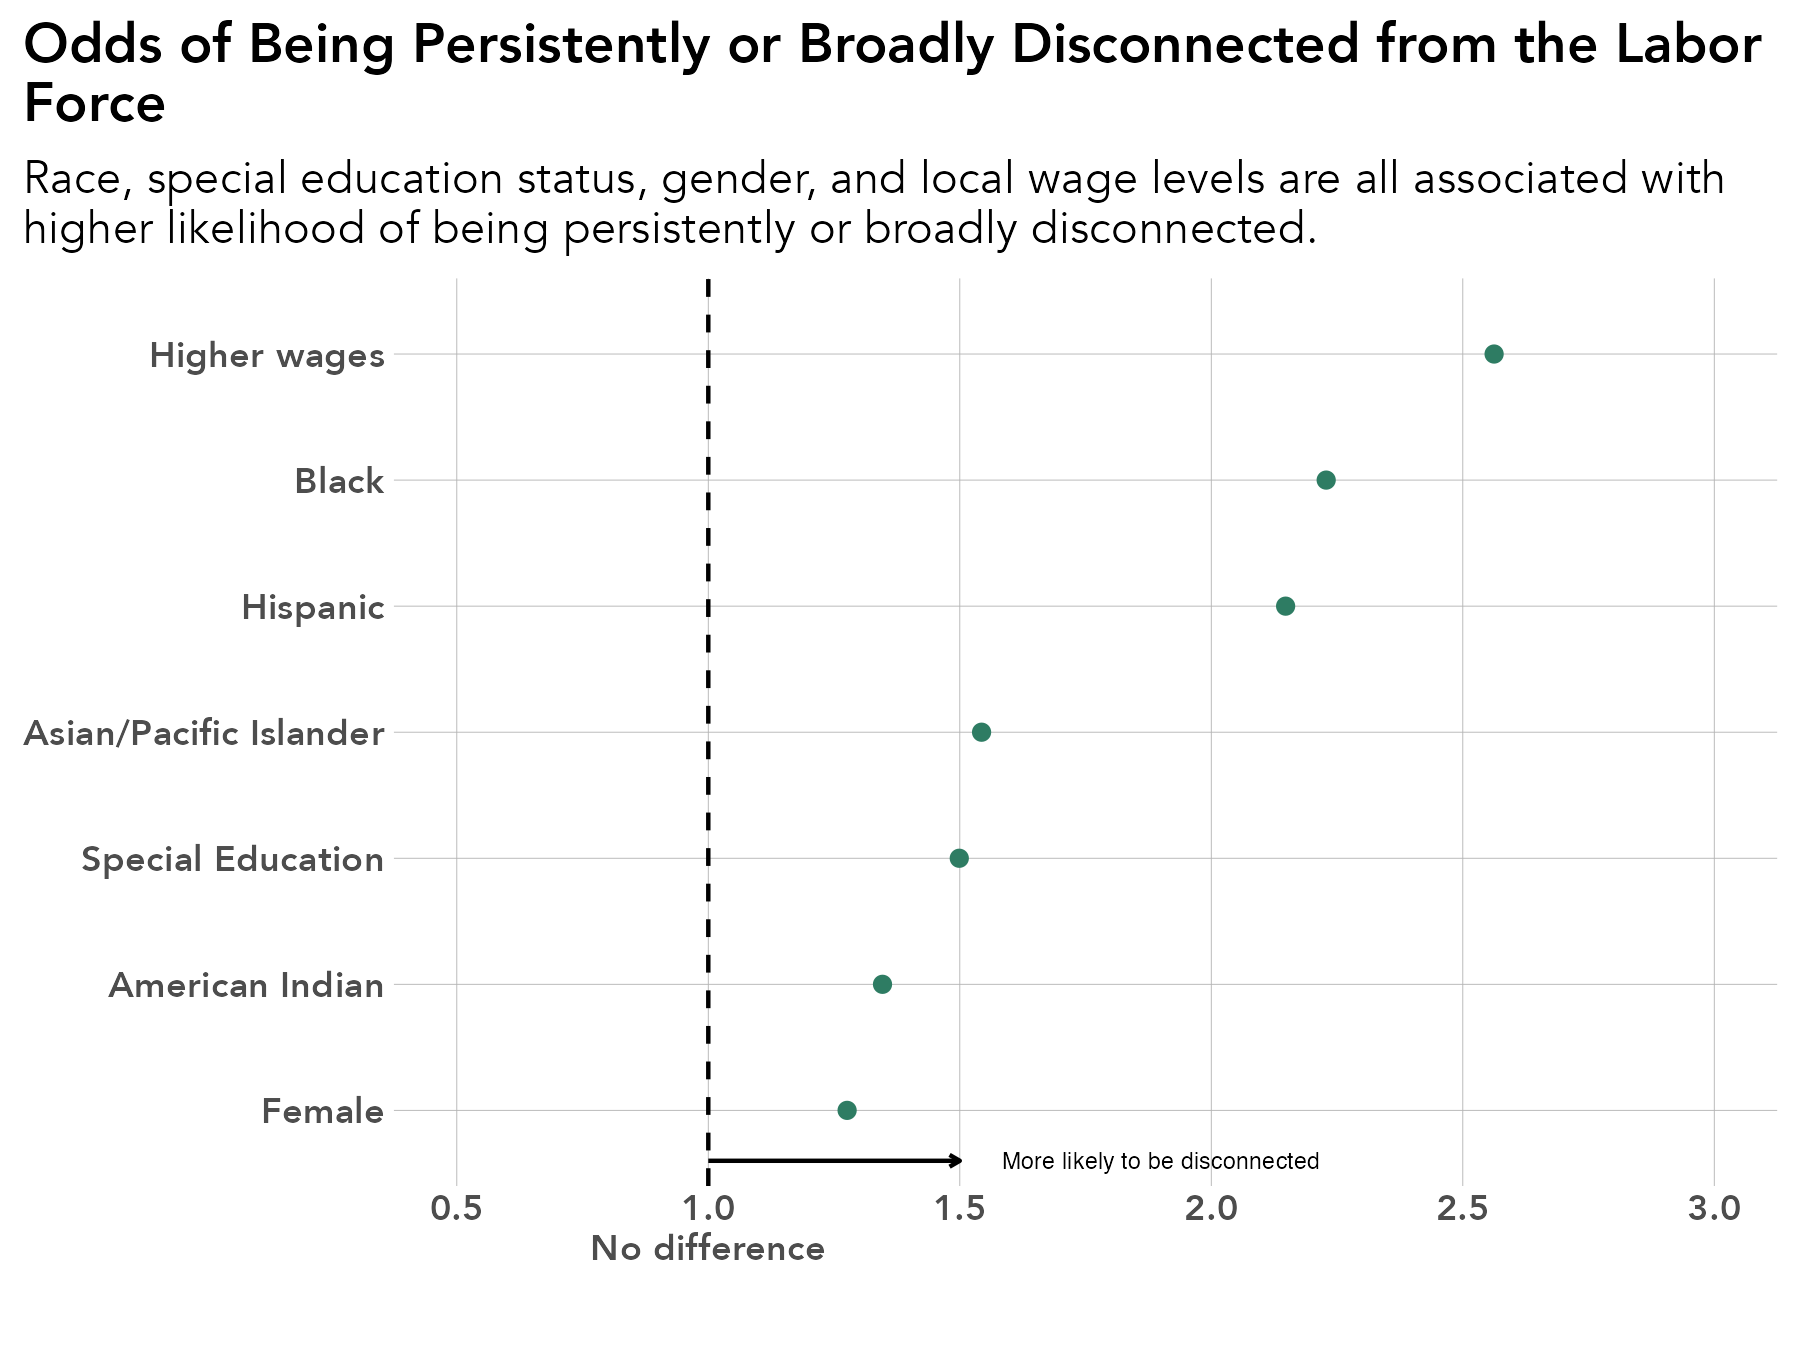

R code for this plot:
# library -----------------------------------------------------------------
library(tidyverse)
library(sf)
library(ggrepel)
library(scales)
library(ggiraph)
library(rmapshaper)
library(cowplot)
library(RColorBrewer)
library(readxl)
library(lubridate)
library(readxl)
library(systemfonts)
reset_font_cache()
library(ggtext)
library(janitor)
library(cowplot)
library(ggalluvial)
library(ggsankey)
library(broom)
library(forcats)
library(stringr)


rm(list = ls())

# themes ------------------------------------------------------------------
theme_bar <- theme_bw() +
  theme(panel.grid.major = element_line(color = "grey70", size = 0.1),
        panel.grid.minor = element_blank(),
        axis.ticks = element_blank(),
        axis.text = element_text(face = "bold"),
        panel.border = element_blank(),
        legend.background = element_rect(fill = "transparent", color = "transparent"),
        legend.key = element_rect(fill = "transparent"),
        legend.key.size = unit(1, "lines"),
        legend.margin = margin(0,0,0,0),
        legend.title = element_blank(),
        legend.text = element_text(margin = margin(l = 2)),
        text = element_text(family = "Avenir") ,
        plot.title.position = "plot",
        plot.title = element_text(face = "bold"))

theme_line <- theme_bw() +
  theme(legend.background = element_rect(fill = "transparent", color = "transparent"),
        legend.key = element_rect(fill = "transparent"),
        legend.text = element_text(margin = margin(l = 2)),
        panel.grid.minor = element_blank(),
        panel.grid.major = element_line(color = "grey70", size = 0.1),
        axis.ticks = element_blank(),
        axis.text = element_text(face = "bold"),
        panel.border = element_blank(),
        legend.margin = margin(0,0,0,0),
        legend.key.size = unit(1, "lines"),
        text = element_text(family = "Avenir") ,
        plot.title.position = "plot",
        plot.title = element_text(face = "bold"))


theme_sf <- theme_bw() +
  theme(axis.text.x=element_blank(),
        axis.text.y=element_blank(),
        axis.ticks=element_blank(),
        panel.background = element_blank(),
        panel.grid.major = element_line(color = "white"),
        panel.border = element_blank(),
        legend.title = element_blank(),
        legend.text = element_text(margin = margin(l = 2)),
        legend.margin = margin(0,0,0,0),
        legend.key.size = unit(1, "lines"),
        text = element_text(family = "Avenir") ,
        plot.title.position = "plot",
        plot.title = element_text(face = "bold"))

theme_all <- theme_bw() +
  theme(axis.ticks=element_blank(),
        axis.text.y = element_blank(),
        panel.background = element_blank(),
        panel.grid.major = element_blank(),
        panel.grid = element_blank(),
        panel.border = element_blank(),
        legend.title = element_blank(),
        legend.text = element_text(margin = margin(l = 2)),
        legend.margin = margin(0,0,0,0),
        legend.key.size = unit(1, "lines"),
        text = element_text(family = "Avenir") ,
        plot.title.position = "plot",
        plot.title = element_text(face = "bold"))


regions <- read_csv("/Users/kellyasche/Library/CloudStorage/GoogleDrive-kasche@ruralmn.org/My Drive/Data Prep/R Projects/Join docs/county_regions.csv") %>%
  select(5,6) %>%
  unique() %>%
  mutate(edr = str_replace(edr, "  ", " "),
         planning.region = str_replace(planning.region, " Minnesota", ""),
         planning.region = fct_relevel(planning.region, "Northwest", "Northeast", "Central", "Seven County Mpls-St Paul", "Southwest", "Southeast"),
         edr = fct_relevel(edr, "EDR 1 - Northwest", "EDR 2 - Headwaters", "EDR 3 - Arrowhead", "EDR 4 - West Central", "EDR 5 - North Central", "EDR 6E- Southwest Central", "EDR 6W- Upper Minnesota Valley", "EDR 7E- East Central", "EDR 7W- Central", "EDR 8 - Southwest", "EDR 9 - South Central", "EDR 10 - Southeast", "EDR 11 - 7 County Twin Cities", "Minnesota"))

counties.regions <- read_csv("/Users/kellyasche/Library/CloudStorage/GoogleDrive-kasche@ruralmn.org/My Drive/Data Prep/R Projects/Join docs/county_regions.csv") %>%
  mutate(countyfp = formatC(countyfp, width = 3, flag = "0"),
         Name = str_to_title(Name),
         Name = str_replace(Name, "Q", "q"),
         Name = str_replace(Name, "Of The", "of the"),
         Name = str_replace(Name, "Mcleod", "McLeod"),
         Dem_Desc = ifelse(Name == "Minnesota", "Minnesota", Dem_Desc) ,
         edr = str_replace(edr, "  ", " "),
         planning.region = str_replace(planning.region, " Minnesota", ""),
         planning.region = fct_relevel(planning.region, "Northwest", "Northeast", "Central", "Seven County Mpls-St Paul", "Southwest", "Southeast"),
         edr = fct_relevel(edr, "EDR 1 - Northwest", "EDR 2 - Headwaters", "EDR 3 - Arrowhead", "EDR 4 - West Central", "EDR 5 - North Central", "EDR 6E- Southwest Central", "EDR 6W- Upper Minnesota Valley", "EDR 7E- East Central", "EDR 7W- Central", "EDR 8 - Southwest", "EDR 9 - South Central", "EDR 10 - Southeast", "EDR 11 - 7 County Twin Cities", "Minnesota"))

color.ruca <- c("Entirely rural" = "#009933", "Town/rural mix" = "#99CC33", "Urban/town/rural mix" = "#CC9966", "Entirely urban" = "#754C29", "Minnesota" = "black")

color.pr <- c("Northwest" = "#4575b4","Northeast" = "grey", "Central" = "#fee090", "Seven County Mpls-St Paul" = "#d73027", "Southwest" = "#91bfdb", "Southeast" = "#fc8d59", "Minnesota" = "black")

color.edr <- c("EDR 1 - Northwest" = "#b3cde3", "EDR 2 - Headwaters" = "#8c96c6", "EDR 3 - Arrowhead" = "#fe9929", "EDR 4 - West Central" = "#8856a7", "EDR 5 - North Central" = "#810f7c", "EDR 6E- Southwest Central" = "#e5f5f9", "EDR 6W- Upper Minnesota Valley" = "#bdc9e1", "EDR 7E- East Central" = "#99d8c9", "EDR 7W- Central" = "#2ca25f", "EDR 8 - Southwest" = "#74a9cf", "EDR 9 - South Central" = "#0570b0", "EDR 10 - Southeast" = "#d7301f", "EDR 11 - 7 County Twin Cities" = "#d8b365", "Minnesota" = "black")

color.pr.edr <- c ("Northwest" = "#4575b4","Northeast" = "#e0f3f8", "Central" = "#fee090", "Seven County Mpls-St Paul" = "#d73027", "Southwest" = "#91bfdb", "Southeast" = "#fc8d59", "Minnesota" = "black", "EDR 1 - Northwest" = "#b3cde3", "EDR 2 - Headwaters" = "#8c96c6", "EDR 3 - Arrowhead" = "#fe9929", "EDR 4 - West Central" = "#8856a7", "EDR 5 - North Central" = "#810f7c", "EDR 6E- Southwest Central" = "#e5f5f9", "EDR 6W- Upper Minnesota Valley" = "#bdc9e1", "EDR 7E- East Central" = "#99d8c9", "EDR 7W- Central" = "#2ca25f", "EDR 8 - Southwest" = "#74a9cf", "EDR 9 - South Central" = "#0570b0", "EDR 10 - Southeast" = "#d7301f", "EDR 11 - 7 County Twin Cities" = "#d8b365")

color.six <- c("#009933", "#4575b4", "grey", "#fee090", "#fc8d59", "#d73027")

mn_counties <- st_read("/Users/kellyasche/Library/CloudStorage/GoogleDrive-kasche@ruralmn.org/My Drive/Data Prep/R Projects/Shapefiles/County shapefiles/MNCounties_MNDOT.shp", quiet = TRUE) %>%
  ms_simplify(keep = .01, keep_shapes = TRUE) %>%
  rename("countyfp" = "FIPS_CODE")

counties.regions.1 <- counties.regions %>%
  mutate(statefp = "27",
         project.pr = ifelse(edr %in% c("EDR 1 - Northwest", "EDR 2 - Headwaters", "EDR 4 - West Central"), "Northwest",
                             ifelse(edr == "EDR 3 - Arrowhead", "Northeast",
                                    ifelse(edr %in% c("EDR 5 - North Central", "EDR 7E- East Central", "EDR 7W- Central"), "Central",
                                           ifelse(edr %in% c("EDR 6E- Southwest Central", "EDR 6W- Upper Minnesota Valley", "EDR 8 - Southwest"), "Southwest",
                                                  ifelse(edr %in% c("EDR 9 - South Central", "EDR 10 - Southeast"), "Southern", as.character(planning.region)))))),
         project.pr = fct_relevel(project.pr, "Northwest", "Northeast", "Central", "Seven County Mpls-St Paul", "Southwest", "Southern"))


# Prep data ---------------------------------------------------------------

gender <- read_csv("Data/SLEDS/Masters/Master-report-dataset.csv") %>%
  select(PersonID, Gender)

original <- read_csv("Data/SLEDS/Masters/Master-disconnected.csv") %>%
  left_join(gender, by = "PersonID")

names(original)

data <- original %>%
  select(RaceEthnicity, economic.status, SpecialEdStatus, Gender, Dem_Desc, avg.wages.pct.state, avg.unemp.rate, cte.achievement, pseo.participant, attended.ps, disconnected.cat) %>%
  mutate(RaceEthnicity = fct_relevel(RaceEthnicity, "White"),
         economic.status = ifelse(economic.status == 1, "FRL", "Non-FRL"),
         economic.status = fct_relevel(economic.status, "Non-FRL"),
         SpecialEdStatus = ifelse(SpecialEdStatus == 1, "Special Ed", "Non-Special Ed"),
         SpecialEdStatus = fct_relevel(SpecialEdStatus, "Non-Special Ed"),
         Gender = ifelse(Gender == "F", "Female", "Male"),
         Gender = fct_relevel(Gender, "Male"),
         Dem_Desc = fct_relevel(Dem_Desc, "Entirely rural"),
         pseo.participant = ifelse(pseo.participant == 1, "PSEO",
                                   ifelse(pseo.participant == 0, "No PSEO", pseo.participant)),
         pseo.participant = fct_relevel(pseo.participant, "No PSEO"),
         cte.achievement = fct_relevel(cte.achievement, "No CTE"),
         attended.ps = fct_relevel(attended.ps, "No"),
         disconnected.cat = ifelse(disconnected.cat %in% c("Broadly disconnected", "Persistently disconnected"), 1, 0))

model <- glm(
  disconnected.cat ~
    RaceEthnicity +
    economic.status +
    SpecialEdStatus +
    Gender +
    Dem_Desc +
    avg.wages.pct.state +
    avg.unemp.rate +
    pseo.participant +
    cte.achievement +
    attended.ps,
  family = binomial,
  data = data
)

model
# Create chart ------------------------------------------------------------

or_plot <- tidy(model, exponentiate = TRUE) %>%
  filter(term != "(Intercept)") %>%
  mutate(
    # Make labels nicer (edit these replacements to match your exact factor labels)
    term = str_replace_all(term, c(
      "economic.status" = "Economic status: ",
      "SpecialEdStatus" = "Special Ed: ",
      "pseo.participant" = "PSEO: ",
      "cte.achievement" = "CTE: ",
      "MCA.M" = "MCA Math",
      "highest.cred.level" = "Highest credential"
    )),
    # Put most important effects near the top (optional: tweak ordering later)
    term = fct_reorder(term, estimate),
    color = ifelse(estimate < 1, "Green", "Brown")
  )

ggplot(data = filter(or_plot, term %in% c("avg.wages.pct.state", "RaceEthnicityBlack", "RaceEthnicityHispanic", "RaceEthnicityHispanic", "RaceEthnicityAsian/PI", "Special Ed: Special Ed", "RaceEthnicityAI", "GenderFemale")), aes(x = estimate, y = term, color = color)) +
 geom_vline(xintercept = 1, linetype = "dashed") +
geom_point() +
  annotate(geom = "segment",
           x = 1,
           xend = 1.5,
           y = .6,
           yend = .6,
           arrow = arrow(length = unit(.1, "cm"))) +
  annotate(geom = "text",
           x = 1.9,
           y = .6,
           label = "More likely to be disconnected",
           size = 2) +
  scale_color_manual(values = c("#2E7C63", "#8B601F")) +
  scale_y_discrete(labels = c("Female", "American Indian", "Special Education", "Asian/Pacific Islander", "Hispanic", "Black", "Higher wages")) +
  scale_x_continuous(limits =  c(.5, 3),
                     breaks = c(.5, 1, 1.5, 2, 2.5, 3),
                     labels = c("0.5", "1.0\nNo difference", "1.5", "2.0", "2.5", "3.0")) +
  theme_line +
  labs(
    x = "",
    y = NULL,
    title = "Odds of Being Persistently or Broadly Disconnected from the Labor\nForce",
    subtitle = "Race, special education status, gender, and local wage levels are all associated with\nhigher likelihood of being persistently or broadly disconnected."
  ) +
  theme(legend.position = "none")

ggsave(filename = "Charts/Paper report 3/non-college-grads-disconnection-odds-ratio.pdf", device = cairo_pdf, dpi = "print", width = 6, height = 4.5)

ggsave(filename = "Charts/Paper report 3/non-college-grads-disconnection-odds-ratio.png",  dpi = "print", width = 6, height = 4.5)
